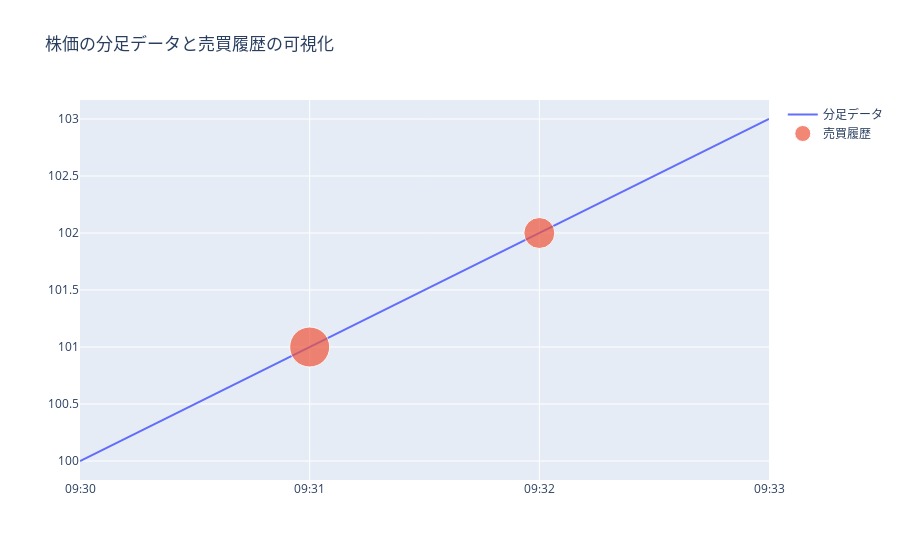

The code cell stored with this chart in its notebook:
### Code cell
import plotly.graph_objs as go
import pandas as pd

# 分足データのサンプルDataFrame
minute_data = pd.DataFrame({
    'Time': ['09:30', '09:31', '09:32', '09:33'],
    'Price': [100, 101, 102, 103]
})

# 売買履歴のサンプルDataFrame
trade_history = pd.DataFrame({
    'Time': ['09:31', '09:32'],
    'Price': [101, 102],
    'Volume': [500, 300]
})

# 分足データの折れ線グラフTrace
line_trace = go.Scatter(
    x=minute_data['Time'],
    y=minute_data['Price'],
    mode='lines',
    name='分足データ'
)

# 売買履歴の散布図Trace
scatter_trace = go.Scatter(
    x=trade_history['Time'],
    y=trade_history['Price'],
    mode='markers',
    name='売買履歴',
    marker=dict(
        size=trade_history['Volume'],
        sizemode='area',
        sizeref=2.*max(trade_history['Volume'])/(40.**2),
        sizemin=4
    )
)

# Traceをリストにまとめて図を作成
data = [line_trace, scatter_trace]
layout = go.Layout(title='株価の分足データと売買履歴の可視化')

# 図を作成
fig = go.Figure(data=data, layout=layout)

# 図を表示
fig.show()

### Figure 1 — Plotly figure (JSON) as saved in the notebook; plotly's stock layout.template omitted (floating-point values rounded to 4 significant figures)
{"data": [{"mode": "lines", "name": "分足データ", "type": "scatter", "x": ["09:30", "09:31", "09:32", "09:33"], "y": [100, 101, 102, 103]}, {"marker": {"size": [500, 300], "sizemin": 4, "sizemode": "area", "sizeref": 0.625}, "mode": "markers", "name": "売買履歴", "type": "scatter", "x": ["09:31", "09:32"], "y": [101, 102]}], "layout": {"title": {"text": "株価の分足データと売買履歴の可視化"}}}
